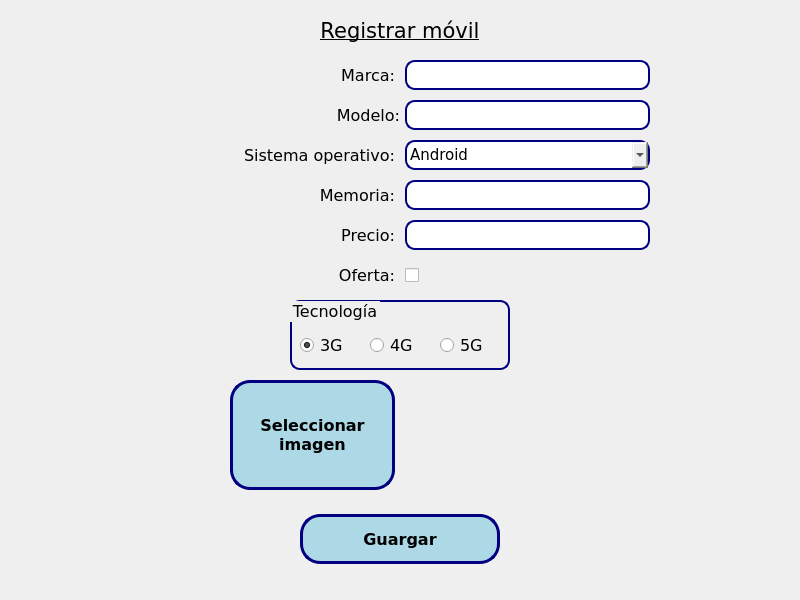
<?xml version="1.0" encoding="UTF-8"?>
<ui version="4.0">
 <class>window_register</class>
 <widget class="QMainWindow" name="window_register">
  <property name="geometry">
   <rect>
    <x>0</x>
    <y>0</y>
    <width>800</width>
    <height>600</height>
   </rect>
  </property>
  <property name="sizePolicy">
   <sizepolicy hsizetype="Preferred" vsizetype="Preferred">
    <horstretch>1</horstretch>
    <verstretch>0</verstretch>
   </sizepolicy>
  </property>
  <property name="minimumSize">
   <size>
    <width>800</width>
    <height>600</height>
   </size>
  </property>
  <property name="maximumSize">
   <size>
    <width>800</width>
    <height>600</height>
   </size>
  </property>
  <property name="font">
   <font>
    <family>Verdana</family>
    <pointsize>10</pointsize>
   </font>
  </property>
  <property name="windowTitle">
   <string>Móviles</string>
  </property>
  <property name="windowIcon">
   <iconset>
    <normaloff>images/icons/icon_mobile_phone.png</normaloff>images/icons/icon_mobile_phone.png</iconset>
  </property>
  <property name="iconSize">
   <size>
    <width>32</width>
    <height>32</height>
   </size>
  </property>
  <widget class="QWidget" name="centralwidget">
   <widget class="QLabel" name="lbl_title">
    <property name="geometry">
     <rect>
      <x>200</x>
      <y>10</y>
      <width>400</width>
      <height>40</height>
     </rect>
    </property>
    <property name="sizePolicy">
     <sizepolicy hsizetype="Expanding" vsizetype="Fixed">
      <horstretch>0</horstretch>
      <verstretch>0</verstretch>
     </sizepolicy>
    </property>
    <property name="font">
     <font>
      <family>Verdana</family>
      <pointsize>16</pointsize>
      <underline>true</underline>
     </font>
    </property>
    <property name="text">
     <string>Registrar móvil</string>
    </property>
    <property name="alignment">
     <set>Qt::AlignCenter</set>
    </property>
   </widget>
   <widget class="QLabel" name="lbl_model">
    <property name="geometry">
     <rect>
      <x>150</x>
      <y>100</y>
      <width>250</width>
      <height>30</height>
     </rect>
    </property>
    <property name="sizePolicy">
     <sizepolicy hsizetype="Fixed" vsizetype="Fixed">
      <horstretch>0</horstretch>
      <verstretch>0</verstretch>
     </sizepolicy>
    </property>
    <property name="font">
     <font>
      <family>Verdana</family>
      <pointsize>12</pointsize>
     </font>
    </property>
    <property name="text">
     <string>Modelo:</string>
    </property>
    <property name="alignment">
     <set>Qt::AlignRight|Qt::AlignTrailing|Qt::AlignVCenter</set>
    </property>
   </widget>
   <widget class="QLineEdit" name="txt_model">
    <property name="geometry">
     <rect>
      <x>405</x>
      <y>100</y>
      <width>245</width>
      <height>30</height>
     </rect>
    </property>
    <property name="sizePolicy">
     <sizepolicy hsizetype="Fixed" vsizetype="Fixed">
      <horstretch>0</horstretch>
      <verstretch>0</verstretch>
     </sizepolicy>
    </property>
    <property name="font">
     <font>
      <family>Verdana</family>
      <pointsize>11</pointsize>
     </font>
    </property>
    <property name="styleSheet">
     <string notr="true">border-radius: 10px; border: 2px solid navy;</string>
    </property>
   </widget>
   <widget class="QLabel" name="lbl_os">
    <property name="geometry">
     <rect>
      <x>150</x>
      <y>140</y>
      <width>245</width>
      <height>30</height>
     </rect>
    </property>
    <property name="sizePolicy">
     <sizepolicy hsizetype="Fixed" vsizetype="Fixed">
      <horstretch>0</horstretch>
      <verstretch>0</verstretch>
     </sizepolicy>
    </property>
    <property name="font">
     <font>
      <family>Verdana</family>
      <pointsize>12</pointsize>
     </font>
    </property>
    <property name="text">
     <string>Sistema operativo:</string>
    </property>
    <property name="alignment">
     <set>Qt::AlignRight|Qt::AlignTrailing|Qt::AlignVCenter</set>
    </property>
   </widget>
   <widget class="QLabel" name="lbl_memory">
    <property name="geometry">
     <rect>
      <x>150</x>
      <y>180</y>
      <width>245</width>
      <height>30</height>
     </rect>
    </property>
    <property name="sizePolicy">
     <sizepolicy hsizetype="Fixed" vsizetype="Fixed">
      <horstretch>0</horstretch>
      <verstretch>0</verstretch>
     </sizepolicy>
    </property>
    <property name="font">
     <font>
      <pointsize>12</pointsize>
     </font>
    </property>
    <property name="text">
     <string>Memoria:</string>
    </property>
    <property name="alignment">
     <set>Qt::AlignRight|Qt::AlignTrailing|Qt::AlignVCenter</set>
    </property>
   </widget>
   <widget class="QLineEdit" name="txt_memory">
    <property name="geometry">
     <rect>
      <x>405</x>
      <y>180</y>
      <width>245</width>
      <height>30</height>
     </rect>
    </property>
    <property name="sizePolicy">
     <sizepolicy hsizetype="Fixed" vsizetype="Fixed">
      <horstretch>0</horstretch>
      <verstretch>0</verstretch>
     </sizepolicy>
    </property>
    <property name="font">
     <font>
      <family>Verdana</family>
      <pointsize>11</pointsize>
     </font>
    </property>
    <property name="styleSheet">
     <string notr="true">border-radius: 10px; border: 2px solid navy;</string>
    </property>
   </widget>
   <widget class="QLabel" name="lbl_price">
    <property name="geometry">
     <rect>
      <x>150</x>
      <y>220</y>
      <width>245</width>
      <height>30</height>
     </rect>
    </property>
    <property name="sizePolicy">
     <sizepolicy hsizetype="Fixed" vsizetype="Fixed">
      <horstretch>0</horstretch>
      <verstretch>0</verstretch>
     </sizepolicy>
    </property>
    <property name="font">
     <font>
      <pointsize>12</pointsize>
     </font>
    </property>
    <property name="text">
     <string>Precio:</string>
    </property>
    <property name="alignment">
     <set>Qt::AlignRight|Qt::AlignTrailing|Qt::AlignVCenter</set>
    </property>
   </widget>
   <widget class="QLineEdit" name="txt_price">
    <property name="geometry">
     <rect>
      <x>405</x>
      <y>220</y>
      <width>245</width>
      <height>30</height>
     </rect>
    </property>
    <property name="sizePolicy">
     <sizepolicy hsizetype="Fixed" vsizetype="Fixed">
      <horstretch>0</horstretch>
      <verstretch>0</verstretch>
     </sizepolicy>
    </property>
    <property name="font">
     <font>
      <family>Verdana</family>
      <pointsize>11</pointsize>
     </font>
    </property>
    <property name="styleSheet">
     <string notr="true">border-radius: 10px; border: 2px solid navy;</string>
    </property>
   </widget>
   <widget class="QPushButton" name="btn_register">
    <property name="geometry">
     <rect>
      <x>300</x>
      <y>514</y>
      <width>200</width>
      <height>50</height>
     </rect>
    </property>
    <property name="font">
     <font>
      <family>Verdana</family>
      <pointsize>-1</pointsize>
      <weight>75</weight>
      <bold>true</bold>
     </font>
    </property>
    <property name="styleSheet">
     <string notr="true">	background-color:lightblue;
	border-radius:20px;
	border:3px solid navy;
	color:black;
	font-family:Verdana;
	font-size:16px;
	font-weight:bold;
</string>
    </property>
    <property name="text">
     <string>Guargar</string>
    </property>
    <property name="icon">
     <iconset>
      <normaloff>images/icons/icon_save.png</normaloff>images/icons/icon_save.png</iconset>
    </property>
    <property name="iconSize">
     <size>
      <width>32</width>
      <height>32</height>
     </size>
    </property>
   </widget>
   <widget class="QLabel" name="lbl_brand">
    <property name="geometry">
     <rect>
      <x>150</x>
      <y>60</y>
      <width>245</width>
      <height>30</height>
     </rect>
    </property>
    <property name="sizePolicy">
     <sizepolicy hsizetype="Fixed" vsizetype="Fixed">
      <horstretch>1</horstretch>
      <verstretch>0</verstretch>
     </sizepolicy>
    </property>
    <property name="font">
     <font>
      <family>Verdana</family>
      <pointsize>12</pointsize>
     </font>
    </property>
    <property name="text">
     <string>Marca:</string>
    </property>
    <property name="alignment">
     <set>Qt::AlignRight|Qt::AlignTrailing|Qt::AlignVCenter</set>
    </property>
   </widget>
   <widget class="QLineEdit" name="txt_brand">
    <property name="geometry">
     <rect>
      <x>405</x>
      <y>60</y>
      <width>245</width>
      <height>30</height>
     </rect>
    </property>
    <property name="sizePolicy">
     <sizepolicy hsizetype="Fixed" vsizetype="Fixed">
      <horstretch>0</horstretch>
      <verstretch>0</verstretch>
     </sizepolicy>
    </property>
    <property name="font">
     <font>
      <family>Verdana</family>
      <pointsize>11</pointsize>
     </font>
    </property>
    <property name="styleSheet">
     <string notr="true">border-radius: 10px; border: 2px solid navy;</string>
    </property>
   </widget>
   <widget class="QComboBox" name="cmb_os">
    <property name="geometry">
     <rect>
      <x>405</x>
      <y>140</y>
      <width>245</width>
      <height>30</height>
     </rect>
    </property>
    <property name="font">
     <font>
      <family>Verdana</family>
      <pointsize>11</pointsize>
     </font>
    </property>
    <property name="styleSheet">
     <string notr="true">border-radius: 10px; border: 2px solid navy;</string>
    </property>
    <item>
     <property name="text">
      <string>Android</string>
     </property>
    </item>
    <item>
     <property name="text">
      <string>iOS</string>
     </property>
    </item>
    <item>
     <property name="text">
      <string>Windows Phone</string>
     </property>
    </item>
    <item>
     <property name="text">
      <string>Otro</string>
     </property>
    </item>
   </widget>
   <widget class="QPushButton" name="pushButton">
    <property name="geometry">
     <rect>
      <x>830</x>
      <y>630</y>
      <width>161</width>
      <height>111</height>
     </rect>
    </property>
    <property name="styleSheet">
     <string notr="true">	background-color:#33bdef;
	border-radius:20px;
	border:3px solid #057fd0;
	color:#ffffff;
	font-family:Verdana;
	font-size:16px;
	font-weight:bold;
</string>
    </property>
    <property name="inputMethodHints">
     <set>Qt::ImhNone</set>
    </property>
    <property name="text">
     <string>Seleccionar
imagen</string>
    </property>
    <property name="flat">
     <bool>false</bool>
    </property>
   </widget>
   <widget class="QGroupBox" name="grp_technology">
    <property name="geometry">
     <rect>
      <x>290</x>
      <y>300</y>
      <width>220</width>
      <height>70</height>
     </rect>
    </property>
    <property name="font">
     <font>
      <family>Verdana</family>
      <pointsize>12</pointsize>
      <weight>50</weight>
      <italic>false</italic>
      <bold>false</bold>
     </font>
    </property>
    <property name="styleSheet">
     <string notr="true">border-radius: 10px; border: 2px solid navy;</string>
    </property>
    <property name="title">
     <string>Tecnología</string>
    </property>
    <widget class="QRadioButton" name="rbtn_3g">
     <property name="geometry">
      <rect>
       <x>10</x>
       <y>30</y>
       <width>60</width>
       <height>30</height>
      </rect>
     </property>
     <property name="font">
      <font>
       <family>Verdana</family>
       <pointsize>12</pointsize>
       <weight>50</weight>
       <italic>false</italic>
       <bold>false</bold>
      </font>
     </property>
     <property name="styleSheet">
      <string notr="true">border: none;</string>
     </property>
     <property name="text">
      <string>3G</string>
     </property>
     <property name="checked">
      <bool>true</bool>
     </property>
    </widget>
    <widget class="QRadioButton" name="rbtn_4g">
     <property name="geometry">
      <rect>
       <x>80</x>
       <y>30</y>
       <width>60</width>
       <height>30</height>
      </rect>
     </property>
     <property name="font">
      <font>
       <family>Verdana</family>
       <pointsize>12</pointsize>
       <weight>50</weight>
       <italic>false</italic>
       <bold>false</bold>
      </font>
     </property>
     <property name="styleSheet">
      <string notr="true">border: none;</string>
     </property>
     <property name="text">
      <string>4G</string>
     </property>
    </widget>
    <widget class="QRadioButton" name="rbtn_5g">
     <property name="geometry">
      <rect>
       <x>150</x>
       <y>30</y>
       <width>60</width>
       <height>30</height>
      </rect>
     </property>
     <property name="font">
      <font>
       <family>Verdana</family>
       <pointsize>12</pointsize>
       <weight>50</weight>
       <italic>false</italic>
       <bold>false</bold>
      </font>
     </property>
     <property name="styleSheet">
      <string notr="true">border: none;</string>
     </property>
     <property name="text">
      <string>5G</string>
     </property>
    </widget>
   </widget>
   <widget class="QLabel" name="lbl_image">
    <property name="geometry">
     <rect>
      <x>405</x>
      <y>380</y>
      <width>245</width>
      <height>110</height>
     </rect>
    </property>
    <property name="text">
     <string/>
    </property>
    <property name="alignment">
     <set>Qt::AlignCenter</set>
    </property>
   </widget>
   <widget class="QLabel" name="lbl_deal">
    <property name="geometry">
     <rect>
      <x>150</x>
      <y>260</y>
      <width>245</width>
      <height>30</height>
     </rect>
    </property>
    <property name="sizePolicy">
     <sizepolicy hsizetype="Fixed" vsizetype="Fixed">
      <horstretch>0</horstretch>
      <verstretch>0</verstretch>
     </sizepolicy>
    </property>
    <property name="font">
     <font>
      <pointsize>12</pointsize>
     </font>
    </property>
    <property name="text">
     <string>Oferta:</string>
    </property>
    <property name="alignment">
     <set>Qt::AlignRight|Qt::AlignTrailing|Qt::AlignVCenter</set>
    </property>
   </widget>
   <widget class="QPushButton" name="btn_select_image">
    <property name="geometry">
     <rect>
      <x>230</x>
      <y>380</y>
      <width>165</width>
      <height>110</height>
     </rect>
    </property>
    <property name="styleSheet">
     <string notr="true">background-color:lightblue; border-radius:20px; border:3px solid navy; color: black; font-family:Verdana; font-size:16px; font-weight:bold;</string>
    </property>
    <property name="inputMethodHints">
     <set>Qt::ImhNone</set>
    </property>
    <property name="text">
     <string>Seleccionar
imagen</string>
    </property>
    <property name="flat">
     <bool>false</bool>
    </property>
   </widget>
   <widget class="QCheckBox" name="chk_deal">
    <property name="geometry">
     <rect>
      <x>405</x>
      <y>260</y>
      <width>245</width>
      <height>30</height>
     </rect>
    </property>
    <property name="font">
     <font>
      <family>Verdana</family>
      <pointsize>12</pointsize>
     </font>
    </property>
    <property name="styleSheet">
     <string notr="true"/>
    </property>
    <property name="text">
     <string/>
    </property>
   </widget>
  </widget>
 </widget>
 <resources/>
 <connections/>
</ui>
